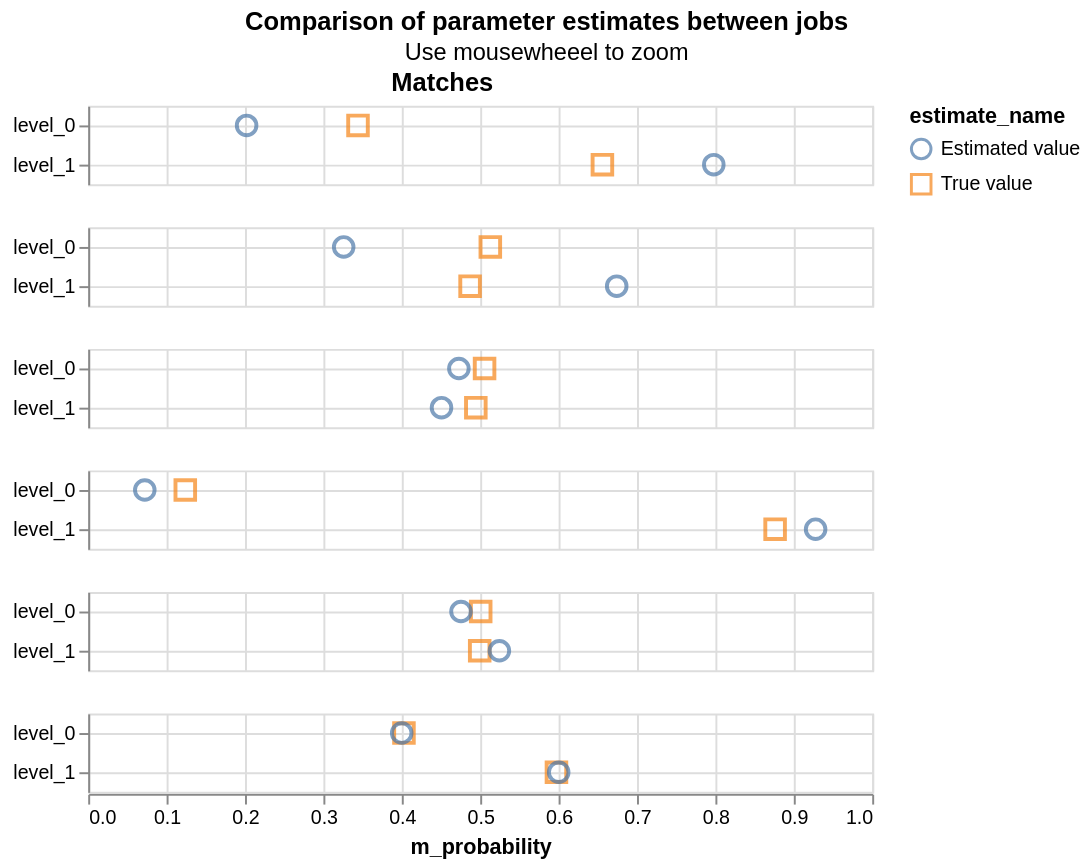

Write the Vega-Lite specification saved for this chart.
### Vega-Lite specification from a JSON file in a GitHub repository (floating-point values rounded to 4 significant figures)
{"config": {"view": {"continuousWidth": 400, "continuousHeight": 300}, "title": {"anchor": "middle"}}, "hconcat": [{"mark": {"type": "point", "filled": false, "opacity": 0.7, "size": 100}, "encoding": {"color": {"type": "nominal", "field": "estimate_name"}, "row": {"type": "nominal", "field": "column_name", "header": {"labels": false}, "sort": {"field": "gamma_index"}, "title": null}, "shape": {"type": "nominal", "field": "estimate_name", "scale": {"range": ["circle", "square", "triangle", "diamond", "cross"]}}, "tooltip": [{"type": "nominal", "field": "column_name"}, {"type": "nominal", "field": "estimate_name"}, {"type": "quantitative", "field": "m_probability"}, {"type": "quantitative", "field": "u_probability"}], "x": {"type": "quantitative", "field": "m_probability", "scale": {"domain": [0, 1]}}, "y": {"type": "nominal", "axis": {"grid": true, "title": null}, "field": "level_name"}}, "resolve": {"scale": {"y": "independent"}}, "selection": {"selector076": {"type": "interval", "bind": "scales", "encodings": ["x", "y"]}}, "title": "Matches", "transform": [{"filter": "(datum.gamma_index !== 1000001)"}]}], "data": {"name": "data-4556ac712595c990cf3b07da753b0d42"}, "title": {"text": "Comparison of parameter estimates between jobs", "subtitle": "Use mousewheeel to zoom"}, "$schema": "https://vega.github.io/schema/vega-lite/v4.8.1.json", "datasets": {"data-4556ac712595c990cf3b07da753b0d42": [{"m_probability": 0.3441, "u_probability": 0.9995, "bayes_factor": 0.3443, "log2_bayes_factor": -1.538, "gamma_column_name": "gamma_surname_std", "level_name": "level_0", "gamma_index": 0, "column_name": "surname_std", "max_gamma_index": 1, "num_levels": 2, "level_proportion": null, "estimate_name": "True value"}, {"m_probability": 0.6559, "u_probability": 0.0004683, "bayes_factor": 1401.0, "log2_bayes_factor": 10.45, "gamma_column_name": "gamma_surname_std", "level_name": "level_1", "gamma_index": 1, "column_name": "surname_std", "max_gamma_index": 1, "num_levels": 2, "level_proportion": null, "estimate_name": "True value"}, {"m_probability": 0.2021, "u_probability": 0.9995, "bayes_factor": 0.2022, "log2_bayes_factor": -2.306, "gamma_column_name": "gamma_surname_std", "level_name": "level_0", "gamma_index": 0, "column_name": "surname_std", "max_gamma_index": 1, "num_levels": 2, "level_proportion": null, "estimate_name": "Estimated value"}, {"m_probability": 0.7979, "u_probability": 0.0004731, "bayes_factor": 1687.0, "log2_bayes_factor": 10.72, "gamma_column_name": "gamma_surname_std", "level_name": "level_1", "gamma_index": 1, "column_name": "surname_std", "max_gamma_index": 1, "num_levels": 2, "level_proportion": null, "estimate_name": "Estimated value"}, {"m_probability": 0.5129, "u_probability": 0.9951, "bayes_factor": 0.5154, "log2_bayes_factor": -0.9562, "gamma_column_name": "gamma_forename1_std", "level_name": "level_0", "gamma_index": 0, "column_name": "forename1_std", "max_gamma_index": 1, "num_levels": 2, "level_proportion": null, "estimate_name": "True value"}, {"m_probability": 0.4871, "u_probability": 0.004899, "bayes_factor": 99.43, "log2_bayes_factor": 6.636, "gamma_column_name": "gamma_forename1_std", "level_name": "level_1", "gamma_index": 1, "column_name": "forename1_std", "max_gamma_index": 1, "num_levels": 2, "level_proportion": null, "estimate_name": "True value"}, {"m_probability": 0.3259, "u_probability": 0.9952, "bayes_factor": 0.3274, "log2_bayes_factor": -1.611, "gamma_column_name": "gamma_forename1_std", "level_name": "level_0", "gamma_index": 0, "column_name": "forename1_std", "max_gamma_index": 1, "num_levels": 2, "level_proportion": null, "estimate_name": "Estimated value"}, {"m_probability": 0.6741, "u_probability": 0.004772, "bayes_factor": 141.3, "log2_bayes_factor": 7.142, "gamma_column_name": "gamma_forename1_std", "level_name": "level_1", "gamma_index": 1, "column_name": "forename1_std", "max_gamma_index": 1, "num_levels": 2, "level_proportion": null, "estimate_name": "Estimated value"}, {"m_probability": 0.5056, "u_probability": 0.9952, "bayes_factor": 0.508, "log2_bayes_factor": -0.977, "gamma_column_name": "gamma_forename2_std", "level_name": "level_0", "gamma_index": 0, "column_name": "forename2_std", "max_gamma_index": 1, "num_levels": 2, "level_proportion": null, "estimate_name": "True value"}, {"m_probability": 0.4944, "u_probability": 0.004848, "bayes_factor": 102.0, "log2_bayes_factor": 6.672, "gamma_column_name": "gamma_forename2_std", "level_name": "level_1", "gamma_index": 1, "column_name": "forename2_std", "max_gamma_index": 1, "num_levels": 2, "level_proportion": null, "estimate_name": "True value"}, {"m_probability": 0.4728, "u_probability": 0.9942, "bayes_factor": 0.4756, "log2_bayes_factor": -1.072, "gamma_column_name": "gamma_forename2_std", "level_name": "level_0", "gamma_index": 0, "column_name": "forename2_std", "max_gamma_index": 1, "num_levels": 2, "level_proportion": null, "estimate_name": "Estimated value"}, {"m_probability": 0.4507, "u_probability": 0.005796, "bayes_factor": 77.75, "log2_bayes_factor": 6.281, "gamma_column_name": "gamma_forename2_std", "level_name": "level_1", "gamma_index": 1, "column_name": "forename2_std", "max_gamma_index": 1, "num_levels": 2, "level_proportion": null, "estimate_name": "Estimated value"}, {"m_probability": 0.1238, "u_probability": 0.9615, "bayes_factor": 0.1288, "log2_bayes_factor": -2.957, "gamma_column_name": "gamma_occupation", "level_name": "level_0", "gamma_index": 0, "column_name": "occupation", "max_gamma_index": 1, "num_levels": 2, "level_proportion": null, "estimate_name": "True value"}, {"m_probability": 0.8762, "u_probability": 0.03851, "bayes_factor": 22.75, "log2_bayes_factor": 4.508, "gamma_column_name": "gamma_occupation", "level_name": "level_1", "gamma_index": 1, "column_name": "occupation", "max_gamma_index": 1, "num_levels": 2, "level_proportion": null, "estimate_name": "True value"}, {"m_probability": 0.07218, "u_probability": 0.9614, "bayes_factor": 0.07507, "log2_bayes_factor": -3.736, "gamma_column_name": "gamma_occupation", "level_name": "level_0", "gamma_index": 0, "column_name": "occupation", "max_gamma_index": 1, "num_levels": 2, "level_proportion": null, "estimate_name": "Estimated value"}, {"m_probability": 0.9278, "u_probability": 0.03859, "bayes_factor": 24.04, "log2_bayes_factor": 4.587, "gamma_column_name": "gamma_occupation", "level_name": "level_1", "gamma_index": 1, "column_name": "occupation", "max_gamma_index": 1, "num_levels": 2, "level_proportion": null, "estimate_name": "Estimated value"}, {"m_probability": 0.5006, "u_probability": 0.9997, "bayes_factor": 0.5008, "log2_bayes_factor": -0.9977, "gamma_column_name": "gamma_dob", "level_name": "level_0", "gamma_index": 0, "column_name": "dob", "max_gamma_index": 1, "num_levels": 2, "level_proportion": null, "estimate_name": "True value"}, {"m_probability": 0.4994, "u_probability": 0.0003163, "bayes_factor": 1579.0, "log2_bayes_factor": 10.62, "gamma_column_name": "gamma_dob", "level_name": "level_1", "gamma_index": 1, "column_name": "dob", "max_gamma_index": 1, "num_levels": 2, "level_proportion": null, "estimate_name": "True value"}, {"m_probability": 0.4755, "u_probability": 0.9997, "bayes_factor": 0.4756, "log2_bayes_factor": -1.072, "gamma_column_name": "gamma_dob", "level_name": "level_0", "gamma_index": 0, "column_name": "dob", "max_gamma_index": 1, "num_levels": 2, "level_proportion": null, "estimate_name": "Estimated value"}, {"m_probability": 0.5245, "u_probability": 0.0002827, "bayes_factor": 1855.0, "log2_bayes_factor": 10.86, "gamma_column_name": "gamma_dob", "level_name": "level_1", "gamma_index": 1, "column_name": "dob", "max_gamma_index": 1, "num_levels": 2, "level_proportion": null, "estimate_name": "Estimated value"}, {"m_probability": 0.4028, "u_probability": 1.0, "bayes_factor": 0.4028, "log2_bayes_factor": -1.312, "gamma_column_name": "gamma_postcode", "level_name": "level_0", "gamma_index": 0, "column_name": "postcode", "max_gamma_index": 1, "num_levels": 2, "level_proportion": null, "estimate_name": "True value"}, {"m_probability": 0.5972, "u_probability": 1.6e-05, "bayes_factor": 37330.0, "log2_bayes_factor": 15.19, "gamma_column_name": "gamma_postcode", "level_name": "level_1", "gamma_index": 1, "column_name": "postcode", "max_gamma_index": 1, "num_levels": 2, "level_proportion": null, "estimate_name": "True value"}, {"m_probability": 0.3999, "u_probability": 1.0, "bayes_factor": 0.3999, "log2_bayes_factor": -1.322, "gamma_column_name": "gamma_postcode", "level_name": "level_0", "gamma_index": 0, "column_name": "postcode", "max_gamma_index": 1, "num_levels": 2, "level_proportion": null, "estimate_name": "Estimated value"}, {"m_probability": 0.6001, "u_probability": 1.688e-05, "bayes_factor": 35550.0, "log2_bayes_factor": 15.12, "gamma_column_name": "gamma_postcode", "level_name": "level_1", "gamma_index": 1, "column_name": "postcode", "max_gamma_index": 1, "num_levels": 2, "level_proportion": null, "estimate_name": "Estimated value"}]}}
